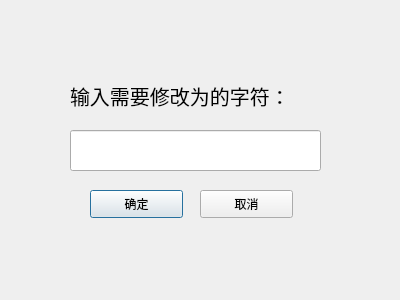
<?xml version="1.0" encoding="UTF-8"?>
<ui version="4.0">
 <class>Dialog_xiugai</class>
 <widget class="QDialog" name="Dialog_xiugai">
  <property name="geometry">
   <rect>
    <x>0</x>
    <y>0</y>
    <width>400</width>
    <height>300</height>
   </rect>
  </property>
  <property name="windowTitle">
   <string>Dialog</string>
  </property>
  <property name="windowIcon">
   <iconset>
    <normaloff>../picture/mylogo2.ico</normaloff>../picture/mylogo2.ico</iconset>
  </property>
  <widget class="QLineEdit" name="lineEdit">
   <property name="geometry">
    <rect>
     <x>70</x>
     <y>130</y>
     <width>251</width>
     <height>41</height>
    </rect>
   </property>
   <property name="font">
    <font>
     <pointsize>15</pointsize>
    </font>
   </property>
  </widget>
  <widget class="QLabel" name="label">
   <property name="geometry">
    <rect>
     <x>70</x>
     <y>80</y>
     <width>261</width>
     <height>31</height>
    </rect>
   </property>
   <property name="font">
    <font>
     <pointsize>15</pointsize>
    </font>
   </property>
   <property name="text">
    <string>输入需要修改为的字符：</string>
   </property>
  </widget>
  <widget class="QPushButton" name="pushButton">
   <property name="geometry">
    <rect>
     <x>90</x>
     <y>190</y>
     <width>93</width>
     <height>28</height>
    </rect>
   </property>
   <property name="text">
    <string>确定</string>
   </property>
  </widget>
  <widget class="QPushButton" name="pushButton_2">
   <property name="geometry">
    <rect>
     <x>200</x>
     <y>190</y>
     <width>93</width>
     <height>28</height>
    </rect>
   </property>
   <property name="text">
    <string>取消</string>
   </property>
  </widget>
 </widget>
 <resources/>
 <connections/>
</ui>
